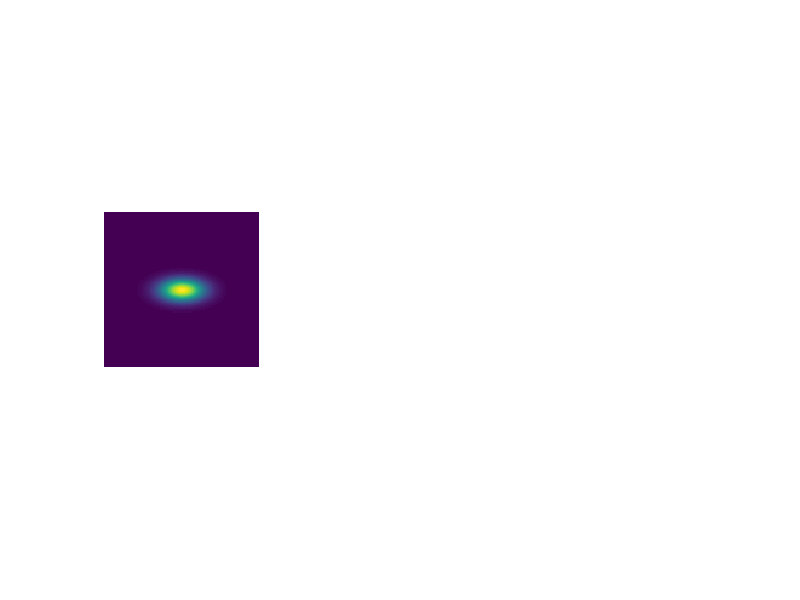

Recreate this plot in MATLAB. (Note: this script raises an error after producing the figure.)
% Test the function fastrotate.
%
% Rotate and narrow Gaussian and check we get back the same Gaussian.
% Note that if the Gaussian is narrow, the error is very small.
%
% Yoel Shkolnisky, January 2011.

N=128;
c=N/2;
[X,Y]=meshgrid(0:N-1,0:N-1);
X=X-c;
Y=Y-c;
sigmax=N/10;
sigmay=N/20;
im=exp(-(X.^2/(2*sigmax.^2)+Y.^2/(2*sigmay.^2)));

subplot(1,3,1);
imagesc(im);
axis image;
axis off;


M=fastrotateprecomp(size(im,1),size(im,2),1);
rim=im;
for k=1:360;
    %rim=fastrotate(rim,1); % No precomputation
    rim=fastrotate(rim,[],M);
    subplot(1,3,2);
    imagesc(rim);
    axis image;
    axis off;
    pause(0.01);
end

subplot(1,3,3);
imagesc(rim-im);
axis image;
axis off;
colorbar;
disp(norm(rim(:)-im(:))/norm(im(:))); 
    
    
